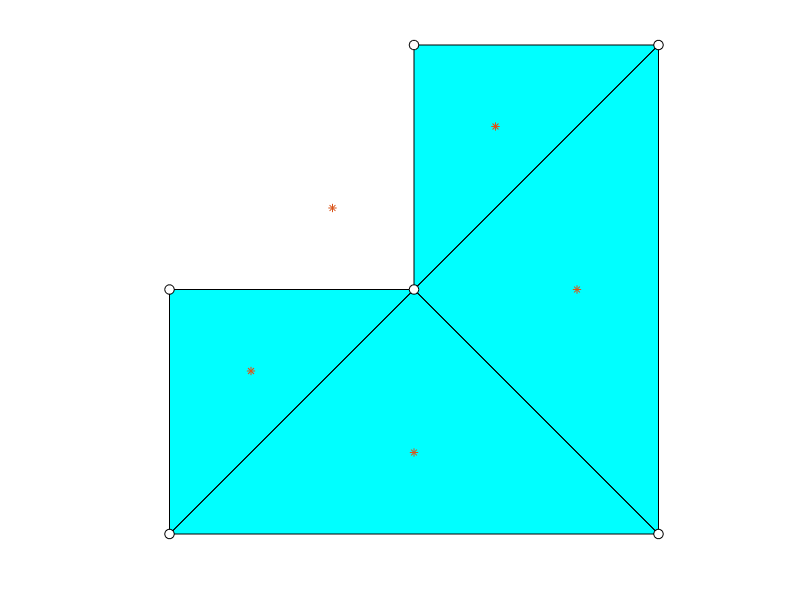

Reproduce this figure in MATLAB.
clc;
clear;
close all;

p = [0 2 2 1 1 0; 0 0 2 2 1 1]; % non convex region

cl = delaunay(p')';

xc = (p(1,cl(1,:))+p(1,cl(2,:))+p(1,cl(3,:)))/3;
yc = (p(2,cl(1,:))+p(2,cl(2,:))+p(2,cl(3,:)))/3;

in = inpolygon(xc,yc,p(1,:),p(2,:)); % center points within region
cl = cl(:,in);

hold on
patch('faces',cl','vertices',p','facecolor','c','edgecolor','k')
plot(p(1,:),p(2,:),'o','color','k','MarkerFaceColor','w','MarkerSize',7)
axis off equal

plot(xc,yc,'*')

